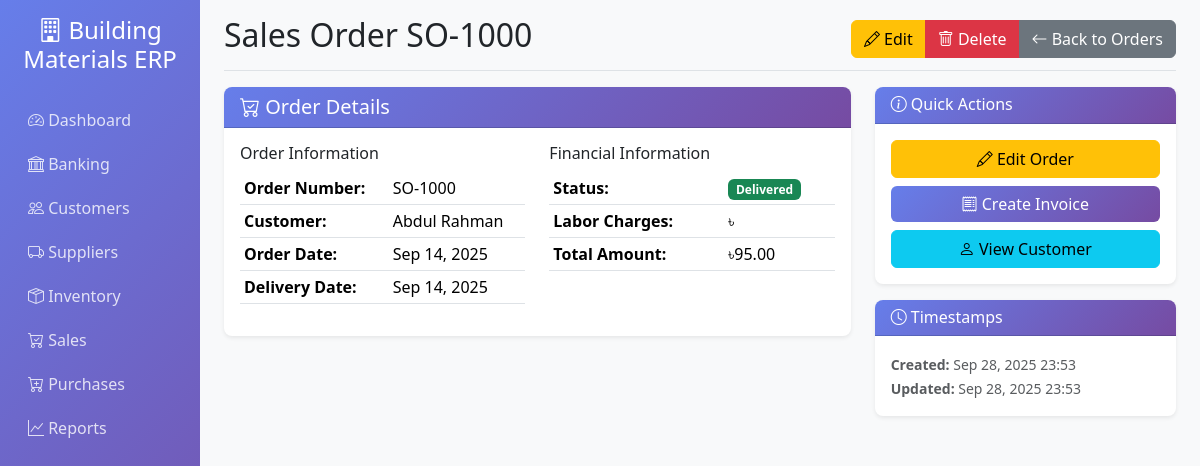
Page /sales/orders/5/ on the committed database.
### sales/models.py (models this page shows, shortened)
class SalesOrder(models.Model):
    ORDER_STATUS = [
        ('draft', 'Draft'),
        ('confirmed', 'Confirmed'),
        ('delivered', 'Delivered'),
        ('cancelled', 'Cancelled'),
    ]
    order_number = models.CharField(max_length=50, unique=True)
    customer = models.ForeignKey(Customer, on_delete=models.CASCADE)
    order_date = models.DateField()
    delivery_date = models.DateField()
    status = models.CharField(max_length=20, choices=ORDER_STATUS, default='draft')
    total_amount = models.DecimalField(max_digits=15, decimal_places=2, default=0)
    notes = models.TextField(blank=True)
    created_by = models.ForeignKey(User, on_delete=models.SET_NULL, null=True)
    created_at = models.DateTimeField(auto_now_add=True)
    updated_at = models.DateTimeField(auto_now=True)
    class Meta:
        verbose_name = "Sales Order"
        verbose_name_plural = "Sales Orders"

### customers/models.py (models this page shows, shortened)
class Customer(models.Model):
    CUSTOMER_TYPES = [
        ('retail', 'Retail'),
        ('wholesale', 'Wholesale'),
    ]
    name = models.CharField(max_length=200)
    customer_type = models.CharField(max_length=20, choices=CUSTOMER_TYPES)
    contact_person = models.CharField(max_length=100, blank=True)
    phone = models.CharField(max_length=20, blank=True)
    email = models.EmailField(blank=True)
    address = models.TextField(blank=True)
    city = models.CharField(max_length=100, blank=True)
    credit_limit = models.DecimalField(max_digits=15, decimal_places=2, default=0)
    opening_balance = models.DecimalField(max_digits=15, decimal_places=2, default=0)
    current_balance = models.DecimalField(max_digits=15, decimal_places=2, default=0)
    is_active = models.BooleanField(default=True)
    created_at = models.DateTimeField(auto_now_add=True)
    updated_at = models.DateTimeField(auto_now=True)
    class Meta:
        verbose_name = "Customer"
        verbose_name_plural = "Customers"

### sales/views.py (the view)
# urls.py: path('orders/<int:pk>/', views.SalesOrderDetailView.as_view(), name='order_detail'),
class SalesOrderDetailView(DetailView):
    model = SalesOrder
    template_name = 'sales/order_detail.html'

### templates/sales/order_detail.html (shortened to what this page needs)
{% extends 'base.html' %}
{% block page_title %}Sales Order {{ object.order_number }}{% endblock %}
{% block page_actions %}
<div class="btn-group">
    <a href="{% url 'sales:order_edit' object.pk %}" class="btn btn-warning">
        <i class="bi bi-pencil"></i> Edit
    </a>
    <a href="{% url 'sales:order_delete' object.pk %}" class="btn btn-danger">
        <i class="bi bi-trash"></i> Delete
    </a>
    <a href="{% url 'sales:order_list' %}" class="btn btn-secondary">
        <i class="bi bi-arrow-left"></i> Back to Orders
    </a>
</div>
{% endblock %}
{% block content %}
<div class="row">
    <div class="col-md-8">
        <div class="card">
            <div class="card-header">
                <h5 class="mb-0">
                    <i class="bi bi-cart-check"></i>
                    Order Details
                </h5>
            </div>
            <div class="card-body">
                <div class="row">
                    <div class="col-md-6">
                        <h6>Order Information</h6>
                        <table class="table table-sm">
                            <tr>
                                <td><strong>Order Number:</strong></td>
                                <td>{{ object.order_number }}</td>
                            </tr>
                            <tr>
                                <td><strong>Customer:</strong></td>
                                <td>{{ object.customer.name }}</td>
                            </tr>
                            <tr>
                                <td><strong>Order Date:</strong></td>
                                <td>{{ object.order_date|date:"M d, Y" }}</td>
                            </tr>
                            <tr>
                                <td><strong>Delivery Date:</strong></td>
                                <td>{{ object.delivery_date|date:"M d, Y"|default:"-" }}</td>
                            </tr>
                        </table>
                    </div>
                    <div class="col-md-6">
                        <h6>Financial Information</h6>
                        <table class="table table-sm">
                            <tr>
                                <td><strong>Status:</strong></td>
                                <td>
                                    <span class="badge {% if object.status == 'pending' %}bg-warning{% elif object.status == 'confirmed' %}bg-info{% elif object.status == 'delivered' %}bg-success{% else %}bg-secondary{% endif %}">
                                        {{ object.get_status_display }}
                                    </span>
                                </td>
                            </tr>
                            <tr>
                                <td><strong>Labor Charges:</strong></td>
                                <td>৳{{ object.labor_charges|floatformat:2 }}</td>
                            </tr>
                            <tr>
                                <td><strong>Total Amount:</strong></td>
                                <td>৳{{ object.total_amount|floatformat:2 }}</td>
                            </tr>
                        </table>
                    </div>
                </div>
            </div>
        </div>
    </div>
    <div class="col-md-4">
        <div class="card">
            <div class="card-header">
                <h6 class="mb-0">
                    <i class="bi bi-info-circle"></i>
                    Quick Actions
                </h6>
            </div>
            <div class="card-body">
                <div class="d-grid gap-2">
                    <a href="{% url 'sales:order_edit' object.pk %}" class="btn btn-warning">
                        <i class="bi bi-pencil"></i> Edit Order
                    </a>
                    <a href="{% url 'sales:invoice_create' %}" class="btn btn-primary">
                        <i class="bi bi-receipt"></i> Create Invoice
                    </a>
                    <a href="{% url 'customers:customer_detail' object.customer.pk %}" class="btn btn-info">
                        <i class="bi bi-person"></i> View Customer
                    </a>
                </div>
            </div>
        </div>
        <div class="card mt-3">
            <div class="card-header">
                <h6 class="mb-0">
                    <i class="bi bi-clock"></i>
                    Timestamps
                </h6>
            </div>
            <div class="card-body">
                <small class="text-muted">
                    <strong>Created:</strong> {{ object.created_at|date:"M d, Y H:i" }}<br>
                    <strong>Updated:</strong> {{ object.updated_at|date:"M d, Y H:i" }}
                </small>
            </div>
        </div>
    </div>
</div>
{% endblock %}

### templates/base.html (style rules this page uses)
.card { border: none; box-shadow: 0 0.125rem 0.25rem rgba(0, 0, 0, 0.075); border-radius: 0.5rem; }
.card-header { background: linear-gradient(135deg, #667eea 0%, #764ba2 100%); color: white; border-radius: 0.5rem 0.5rem 0 0 !important; }
.btn-primary { background: linear-gradient(135deg, #667eea 0%, #764ba2 100%); border: none; }

### rows in the picture
SalesOrder: order_number "SO-1000", customer.name "Abdul Rahman", order_date "Sep 14, 2025", delivery_date "Sep 14, 2025", status "Delivered", total_amount "95.00", created_at "Sep 28, 2025 23:53", updated_at "Sep 28, 2025 23:53"
